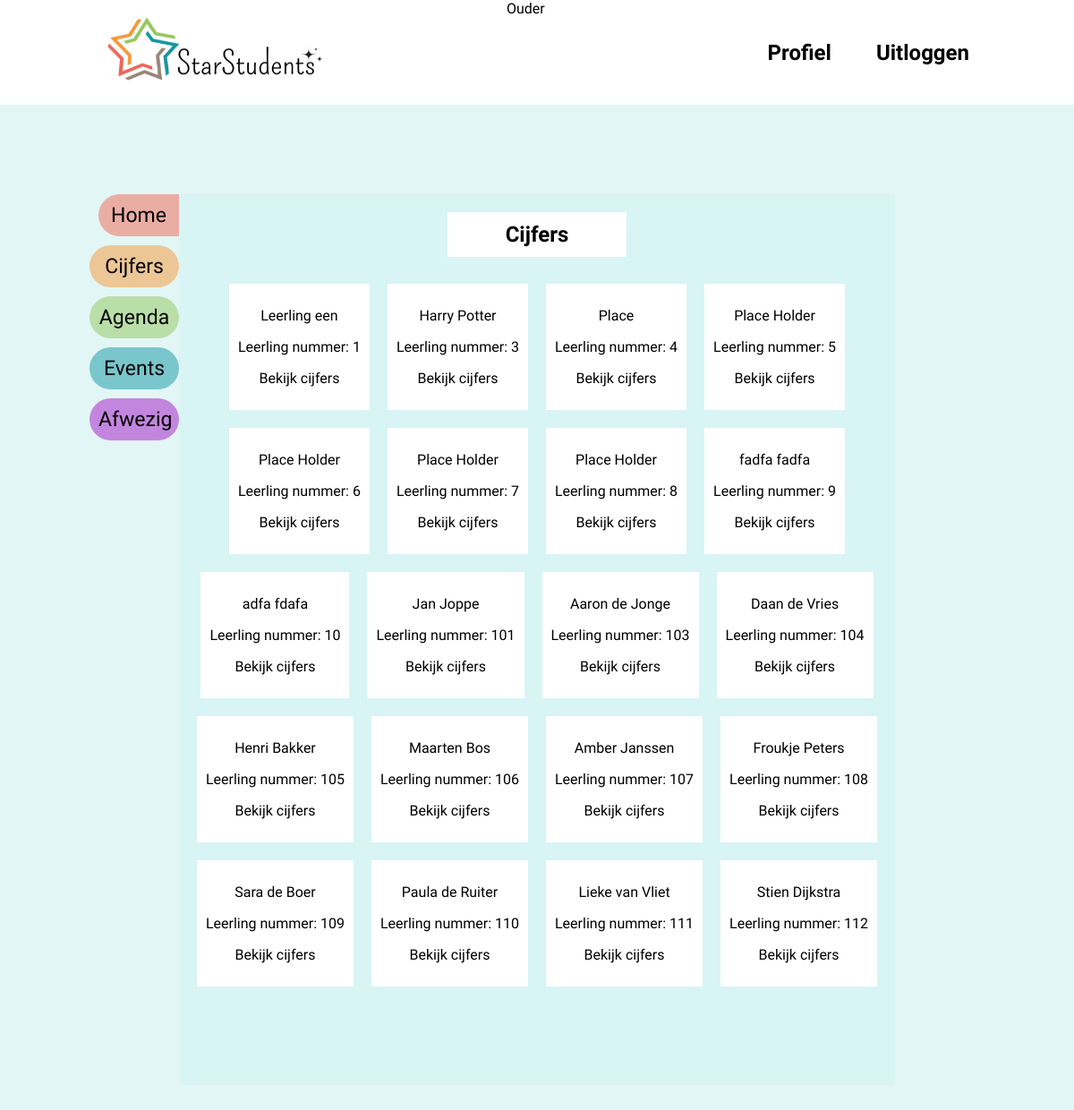
Screenshot of /morgister/scholarListParents.php (signed in) with the database file from the repository.
### tables this page shows
CREATE TABLE `Scholar` (
  `scholar_id` int(10) NOT NULL,
  `name` varchar(50) DEFAULT NULL,
  `surname` varchar(50) DEFAULT NULL,
  `date_of_birth` date DEFAULT current_timestamp(),
  `gender` varchar(10) DEFAULT NULL,
  `grade` int(10) DEFAULT NULL,
  `address` varchar(50) DEFAULT NULL,
  `parent_id` int(11) NOT NULL
);

### morgister/scholarListParents.php (the view, shortened to what this page needs)
<?php require('header.php'); ?>
<div id="mainGrades">
    <div id="gradesContent">
        <h2 class="subjectTable">Cijfers</h2>
    </div>
    <div class="scholarList">
        <?php
        $l_statement = $g_dbHandler->prepare("SELECT * FROM Scholar");
        $l_statement->execute();
        if($l_statement->rowCount() > 0):
            $l_rows = $l_statement->fetchAll();
            foreach($l_rows as $l_row):
        ?>
        <div class="scholarBox">
            <p><?php echo $l_row['name'], " ", $l_row['surname'], "</p><p>", "Leerling nummer: ", $l_row['scholar_id']; ?>
            <p><?php echo "<a href='subjectListParents.php?scholar_id=" . $l_row['scholar_id'] . "'>Bekijk cijfers</a>"; ?><p>
        </div>
        <?php
        endforeach;
        endif;
        ?>
    </div>
</div>
<?php require('footer.php'); ?>

### morgister/style/style.css (style rules this page uses)
body { margin:0; padding:0; font-family: 'Cambo'; }
#mainGrades { background: #D8F4F5; margin-top: 100px; margin-bottom: 100px; grid-column: 2/6; padding-bottom: 100px; }
#gradesContent { display: flex; justify-content: center; }
.subjectTable { display: flex; justify-content: center; align-items: center; width: 200px; height: 50px; background-color: white; }
.scholarList { display: flex; flex-wrap: wrap; justify-content: center; }
.scholarBox { background-color: white; text-align: center; margin: 10px; padding: 10px; }
.scholarBox a { text-decoration: none; color: black; }

### rows the page displays
scholar: name "Leerling", surname "een", scholar_id "1"
scholar: name "Harry", surname "Potter", scholar_id "3"
scholar: name "Place", scholar_id "4"
scholar: name "Place", surname "Holder", scholar_id "5"
scholar: name "Place", surname "Holder", scholar_id "6"
scholar: name "Place", surname "Holder", scholar_id "7"
scholar: name "Place", surname "Holder", scholar_id "8"
scholar: name "fadfa", surname "fadfa", scholar_id "9"
scholar: name "adfa", surname "fdafa", scholar_id "10"
scholar: name "Jan", surname "Joppe", scholar_id "101"
scholar: name "Aaron", surname "de Jonge", scholar_id "103"
scholar: name "Daan", surname "de Vries", scholar_id "104"
scholar: name "Henri", surname "Bakker", scholar_id "105"
scholar: name "Maarten", surname "Bos", scholar_id "106"
scholar: name "Amber", surname "Janssen", scholar_id "107"
scholar: name "Froukje", surname "Peters", scholar_id "108"
scholar: name "Sara", surname "de Boer", scholar_id "109"
scholar: name "Paula", surname "de Ruiter", scholar_id "110"
scholar: name "Lieke", surname "van Vliet", scholar_id "111"
scholar: name "Stien", surname "Dijkstra", scholar_id "112"
